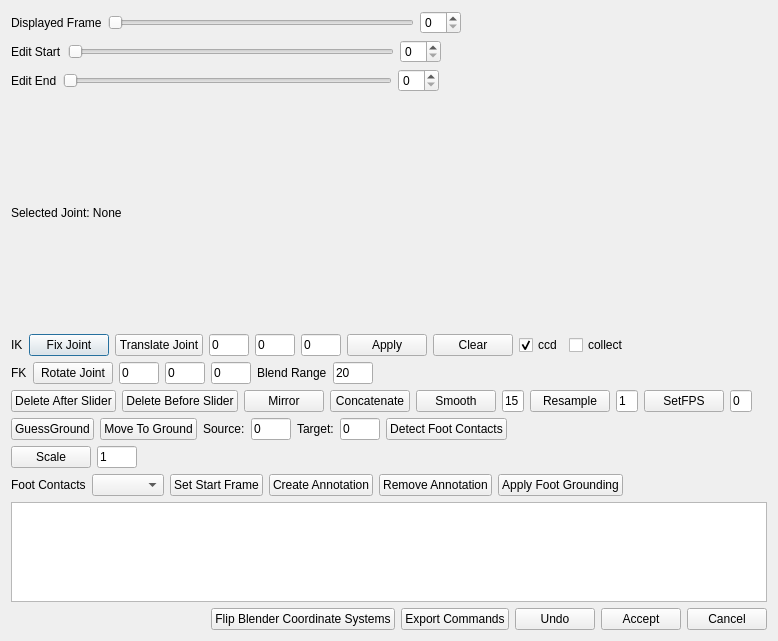
<?xml version="1.0" encoding="UTF-8"?>
<ui version="4.0">
 <class>Dialog</class>
 <widget class="QDialog" name="Dialog">
  <property name="geometry">
   <rect>
    <x>0</x>
    <y>0</y>
    <width>778</width>
    <height>641</height>
   </rect>
  </property>
  <property name="windowTitle">
   <string>Animation Editor</string>
  </property>
  <layout class="QGridLayout" name="gridLayout">
   <item row="0" column="0">
    <layout class="QGridLayout" name="leftViewerLayout"/>
   </item>
   <item row="1" column="0">
    <layout class="QVBoxLayout" name="verticalLayout">
     <item>
      <layout class="QHBoxLayout" name="horizontalLayout_10">
       <item>
        <widget class="QLabel" name="label_8">
         <property name="text">
          <string>Displayed Frame</string>
         </property>
        </widget>
       </item>
       <item>
        <widget class="QSlider" name="leftDisplayFrameSlider">
         <property name="orientation">
          <enum>Qt::Horizontal</enum>
         </property>
        </widget>
       </item>
       <item>
        <widget class="QSpinBox" name="leftDisplayFrameSpinBox"/>
       </item>
       <item>
        <spacer name="horizontalSpacer_8">
         <property name="orientation">
          <enum>Qt::Horizontal</enum>
         </property>
         <property name="sizeHint" stdset="0">
          <size>
           <width>40</width>
           <height>20</height>
          </size>
         </property>
        </spacer>
       </item>
      </layout>
     </item>
     <item>
      <layout class="QHBoxLayout" name="horizontalLayout_3">
       <item>
        <widget class="QLabel" name="label_2">
         <property name="text">
          <string>Edit Start</string>
         </property>
        </widget>
       </item>
       <item>
        <widget class="QSlider" name="leftStartFrameSlider">
         <property name="orientation">
          <enum>Qt::Horizontal</enum>
         </property>
        </widget>
       </item>
       <item>
        <widget class="QSpinBox" name="leftStartFrameSpinBox"/>
       </item>
       <item>
        <spacer name="horizontalSpacer_3">
         <property name="orientation">
          <enum>Qt::Horizontal</enum>
         </property>
         <property name="sizeHint" stdset="0">
          <size>
           <width>40</width>
           <height>20</height>
          </size>
         </property>
        </spacer>
       </item>
      </layout>
     </item>
     <item>
      <layout class="QHBoxLayout" name="horizontalLayout_4">
       <item>
        <widget class="QLabel" name="label_3">
         <property name="text">
          <string>Edit End</string>
         </property>
        </widget>
       </item>
       <item>
        <widget class="QSlider" name="leftEndFrameSlider">
         <property name="orientation">
          <enum>Qt::Horizontal</enum>
         </property>
        </widget>
       </item>
       <item>
        <widget class="QSpinBox" name="leftEndFrameSpinBox"/>
       </item>
       <item>
        <spacer name="horizontalSpacer_4">
         <property name="orientation">
          <enum>Qt::Horizontal</enum>
         </property>
         <property name="sizeHint" stdset="0">
          <size>
           <width>40</width>
           <height>20</height>
          </size>
         </property>
        </spacer>
       </item>
      </layout>
     </item>
     <item>
      <layout class="QHBoxLayout" name="horizontalLayout">
       <item>
        <widget class="QLabel" name="jointLabel">
         <property name="text">
          <string>Selected Joint: None</string>
         </property>
        </widget>
       </item>
       <item>
        <spacer name="horizontalSpacer_5">
         <property name="orientation">
          <enum>Qt::Horizontal</enum>
         </property>
         <property name="sizeHint" stdset="0">
          <size>
           <width>40</width>
           <height>20</height>
          </size>
         </property>
        </spacer>
       </item>
      </layout>
     </item>
     <item>
      <layout class="QHBoxLayout" name="horizontalLayout_7">
       <item>
        <widget class="QLabel" name="label">
         <property name="text">
          <string>IK</string>
         </property>
        </widget>
       </item>
       <item>
        <widget class="QPushButton" name="fixJointButton">
         <property name="text">
          <string>Fix Joint</string>
         </property>
        </widget>
       </item>
       <item>
        <widget class="QPushButton" name="translateJointButton">
         <property name="text">
          <string>Translate Joint</string>
         </property>
        </widget>
       </item>
       <item>
        <widget class="QLineEdit" name="translateXLineEdit">
         <property name="maximumSize">
          <size>
           <width>40</width>
           <height>16777215</height>
          </size>
         </property>
         <property name="text">
          <string>0</string>
         </property>
        </widget>
       </item>
       <item>
        <widget class="QLineEdit" name="translateYLineEdit">
         <property name="maximumSize">
          <size>
           <width>40</width>
           <height>16777215</height>
          </size>
         </property>
         <property name="text">
          <string>0</string>
         </property>
        </widget>
       </item>
       <item>
        <widget class="QLineEdit" name="translateZLineEdit">
         <property name="maximumSize">
          <size>
           <width>40</width>
           <height>16777215</height>
          </size>
         </property>
         <property name="text">
          <string>0</string>
         </property>
        </widget>
       </item>
       <item>
        <widget class="QPushButton" name="applyConstraintsButton">
         <property name="text">
          <string>Apply</string>
         </property>
        </widget>
       </item>
       <item>
        <widget class="QPushButton" name="clearConstraintsButton">
         <property name="text">
          <string>Clear</string>
         </property>
        </widget>
       </item>
       <item>
        <widget class="QCheckBox" name="ccdCheckBox">
         <property name="text">
          <string>ccd</string>
         </property>
         <property name="checked">
          <bool>true</bool>
         </property>
        </widget>
       </item>
       <item>
        <widget class="QCheckBox" name="collectConstraintsCheckBox">
         <property name="text">
          <string>collect</string>
         </property>
         <property name="checked">
          <bool>false</bool>
         </property>
        </widget>
       </item>
       <item>
        <spacer name="horizontalSpacer_7">
         <property name="orientation">
          <enum>Qt::Horizontal</enum>
         </property>
         <property name="sizeHint" stdset="0">
          <size>
           <width>40</width>
           <height>20</height>
          </size>
         </property>
        </spacer>
       </item>
      </layout>
     </item>
     <item>
      <layout class="QHBoxLayout" name="horizontalLayout_5">
       <item>
        <widget class="QLabel" name="label_4">
         <property name="text">
          <string>FK</string>
         </property>
        </widget>
       </item>
       <item>
        <widget class="QPushButton" name="rotateJointButton">
         <property name="text">
          <string>Rotate Joint</string>
         </property>
        </widget>
       </item>
       <item>
        <widget class="QLineEdit" name="rotateXLineEdit">
         <property name="maximumSize">
          <size>
           <width>40</width>
           <height>16777215</height>
          </size>
         </property>
         <property name="text">
          <string>0</string>
         </property>
        </widget>
       </item>
       <item>
        <widget class="QLineEdit" name="rotateYLineEdit">
         <property name="maximumSize">
          <size>
           <width>40</width>
           <height>16777215</height>
          </size>
         </property>
         <property name="text">
          <string>0</string>
         </property>
        </widget>
       </item>
       <item>
        <widget class="QLineEdit" name="rotateZLineEdit">
         <property name="maximumSize">
          <size>
           <width>40</width>
           <height>16777215</height>
          </size>
         </property>
         <property name="text">
          <string>0</string>
         </property>
        </widget>
       </item>
       <item>
        <widget class="QLabel" name="label_5">
         <property name="text">
          <string>Blend Range</string>
         </property>
        </widget>
       </item>
       <item>
        <widget class="QLineEdit" name="blendRangeLineEdit">
         <property name="maximumSize">
          <size>
           <width>40</width>
           <height>16777215</height>
          </size>
         </property>
         <property name="text">
          <string>20</string>
         </property>
        </widget>
       </item>
       <item>
        <spacer name="horizontalSpacer_2">
         <property name="orientation">
          <enum>Qt::Horizontal</enum>
         </property>
         <property name="sizeHint" stdset="0">
          <size>
           <width>40</width>
           <height>20</height>
          </size>
         </property>
        </spacer>
       </item>
      </layout>
     </item>
     <item>
      <layout class="QVBoxLayout" name="verticalLayout_4">
       <item>
        <layout class="QHBoxLayout" name="horizontalLayout_6">
         <item>
          <widget class="QPushButton" name="deleteAfterButton">
           <property name="text">
            <string>Delete After Slider</string>
           </property>
          </widget>
         </item>
         <item>
          <widget class="QPushButton" name="deleteBeforeButton">
           <property name="text">
            <string>Delete Before Slider</string>
           </property>
          </widget>
         </item>
         <item>
          <widget class="QPushButton" name="mirrorAnimationButton">
           <property name="text">
            <string>Mirror</string>
           </property>
          </widget>
         </item>
         <item>
          <widget class="QPushButton" name="concatenateButton">
           <property name="text">
            <string>Concatenate</string>
           </property>
          </widget>
         </item>
         <item>
          <widget class="QPushButton" name="smoothFramesButton">
           <property name="text">
            <string>Smooth</string>
           </property>
          </widget>
         </item>
         <item>
          <widget class="QLineEdit" name="smoothWindowSizeLineEdit">
           <property name="maximumSize">
            <size>
             <width>40</width>
             <height>16777215</height>
            </size>
           </property>
           <property name="text">
            <string>15</string>
           </property>
          </widget>
         </item>
         <item>
          <widget class="QPushButton" name="resampleButton">
           <property name="text">
            <string>Resample</string>
           </property>
          </widget>
         </item>
         <item>
          <widget class="QLineEdit" name="resampleFactorLineEdit">
           <property name="maximumSize">
            <size>
             <width>40</width>
             <height>16777215</height>
            </size>
           </property>
           <property name="text">
            <string>1</string>
           </property>
          </widget>
         </item>
         <item>
          <widget class="QPushButton" name="setFPSButton">
           <property name="text">
            <string>SetFPS</string>
           </property>
          </widget>
         </item>
         <item>
          <widget class="QLineEdit" name="fpsLineEdit">
           <property name="maximumSize">
            <size>
             <width>40</width>
             <height>16777215</height>
            </size>
           </property>
           <property name="text">
            <string>0</string>
           </property>
          </widget>
         </item>
         <item>
          <spacer name="horizontalSpacer_6">
           <property name="orientation">
            <enum>Qt::Horizontal</enum>
           </property>
           <property name="sizeHint" stdset="0">
            <size>
             <width>40</width>
             <height>20</height>
            </size>
           </property>
          </spacer>
         </item>
        </layout>
       </item>
      </layout>
     </item>
     <item>
      <layout class="QHBoxLayout" name="horizontalLayout_8">
       <item>
        <widget class="QPushButton" name="guessGroundHeightButton">
         <property name="text">
          <string>GuessGround</string>
         </property>
        </widget>
       </item>
       <item>
        <widget class="QPushButton" name="moveToGroundButton">
         <property name="text">
          <string>Move To Ground</string>
         </property>
        </widget>
       </item>
       <item>
        <widget class="QLabel" name="label_7">
         <property name="text">
          <string>Source:</string>
         </property>
        </widget>
       </item>
       <item>
        <widget class="QLineEdit" name="sourceGroundHeightLineEdit">
         <property name="maximumSize">
          <size>
           <width>40</width>
           <height>16777215</height>
          </size>
         </property>
         <property name="text">
          <string>0</string>
         </property>
        </widget>
       </item>
       <item>
        <widget class="QLabel" name="label_6">
         <property name="text">
          <string>Target:</string>
         </property>
        </widget>
       </item>
       <item>
        <widget class="QLineEdit" name="targetGroundHeightLineEdit">
         <property name="maximumSize">
          <size>
           <width>40</width>
           <height>16777215</height>
          </size>
         </property>
         <property name="text">
          <string>0</string>
         </property>
        </widget>
       </item>
       <item>
        <widget class="QPushButton" name="detectFootContactsButton">
         <property name="text">
          <string>Detect Foot Contacts</string>
         </property>
        </widget>
       </item>
       <item>
        <spacer name="horizontalSpacer_9">
         <property name="orientation">
          <enum>Qt::Horizontal</enum>
         </property>
         <property name="sizeHint" stdset="0">
          <size>
           <width>40</width>
           <height>20</height>
          </size>
         </property>
        </spacer>
       </item>
      </layout>
     </item>
     <item>
      <layout class="QHBoxLayout" name="horizontalLayout_11">
       <item>
        <widget class="QPushButton" name="scaleButton">
         <property name="text">
          <string>Scale</string>
         </property>
        </widget>
       </item>
       <item>
        <widget class="QLineEdit" name="scaleLinEdit">
         <property name="maximumSize">
          <size>
           <width>40</width>
           <height>16777215</height>
          </size>
         </property>
         <property name="text">
          <string>1</string>
         </property>
        </widget>
       </item>
       <item>
        <spacer name="horizontalSpacer_11">
         <property name="orientation">
          <enum>Qt::Horizontal</enum>
         </property>
         <property name="sizeHint" stdset="0">
          <size>
           <width>40</width>
           <height>20</height>
          </size>
         </property>
        </spacer>
       </item>
      </layout>
     </item>
     <item>
      <layout class="QHBoxLayout" name="horizontalLayout_9">
       <item>
        <widget class="QLabel" name="label_9">
         <property name="text">
          <string>Foot Contacts</string>
         </property>
        </widget>
       </item>
       <item>
        <widget class="QComboBox" name="labelComboBox"/>
       </item>
       <item>
        <widget class="QPushButton" name="setAnnotationStartButton">
         <property name="text">
          <string>Set Start Frame</string>
         </property>
        </widget>
       </item>
       <item>
        <widget class="QPushButton" name="createAnnotationButton">
         <property name="text">
          <string>Create Annotation</string>
         </property>
        </widget>
       </item>
       <item>
        <widget class="QPushButton" name="removeAnnotationButton">
         <property name="text">
          <string>Remove Annotation</string>
         </property>
        </widget>
       </item>
       <item>
        <widget class="QPushButton" name="groundFeetButton">
         <property name="text">
          <string>Apply Foot Grounding</string>
         </property>
        </widget>
       </item>
       <item>
        <spacer name="horizontalSpacer_10">
         <property name="orientation">
          <enum>Qt::Horizontal</enum>
         </property>
         <property name="sizeHint" stdset="0">
          <size>
           <width>40</width>
           <height>20</height>
          </size>
         </property>
        </spacer>
       </item>
      </layout>
     </item>
     <item>
      <widget class="TimeLineLabelView" name="contactLabelView">
       <property name="maximumSize">
        <size>
         <width>16777215</width>
         <height>100</height>
        </size>
       </property>
      </widget>
     </item>
     <item>
      <layout class="QHBoxLayout" name="horizontalLayout_2">
       <item>
        <spacer name="horizontalSpacer">
         <property name="orientation">
          <enum>Qt::Horizontal</enum>
         </property>
         <property name="sizeHint" stdset="0">
          <size>
           <width>40</width>
           <height>20</height>
          </size>
         </property>
        </spacer>
       </item>
       <item>
        <widget class="QPushButton" name="flipBlenderCoordinateSystemButton">
         <property name="text">
          <string>Flip Blender Coordinate Systems</string>
         </property>
        </widget>
       </item>
       <item>
        <widget class="QPushButton" name="exportCommandsButton">
         <property name="text">
          <string>Export Commands</string>
         </property>
        </widget>
       </item>
       <item>
        <widget class="QPushButton" name="undoButton">
         <property name="text">
          <string>Undo</string>
         </property>
        </widget>
       </item>
       <item>
        <widget class="QPushButton" name="selectButton">
         <property name="text">
          <string>Accept</string>
         </property>
        </widget>
       </item>
       <item>
        <widget class="QPushButton" name="cancelButton">
         <property name="text">
          <string>Cancel</string>
         </property>
        </widget>
       </item>
      </layout>
     </item>
    </layout>
   </item>
  </layout>
 </widget>
 <customwidgets>
  <customwidget>
   <class>TimeLineLabelView</class>
   <extends>QGraphicsView</extends>
   <header>tool/core/widgets/time_line_label_view</header>
  </customwidget>
 </customwidgets>
 <resources/>
 <connections/>
</ui>
